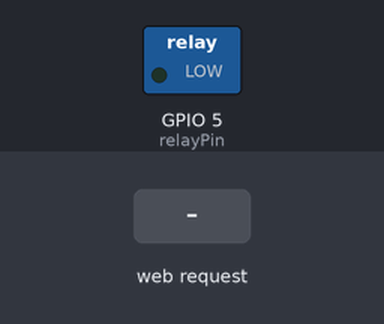
Simulated run of this sketch. Board: ESP32. Parts: switched loads named in the sketch (green lamp = pin HIGH). The test bench sets the inputs (shaded band). WiFi joins after 1.5 s; servers stay silent unless stated; what the sketch prints to the serial monitor is not drawn.

Above: at 3.2 s.
3.3 s: HTTP request GET /on received
At 3.9 s:
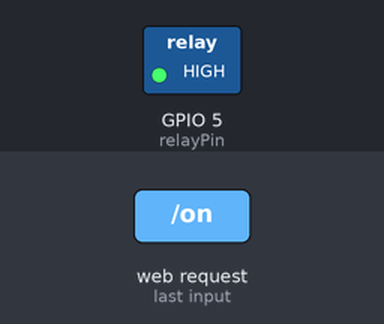
4.8 s: HTTP request GET /off received
At 5.1 s:
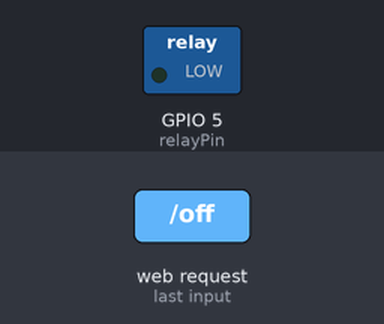
Timing chart, 0 to 7.8 s (numbered marks = the images above; inputs shaded):
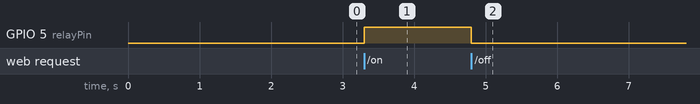

The sketch:

webpage.ino
```cpp
#include <WiFi.h>
#include <WebServer.h>  // Include the WebServer library

// Replace with your network credentials
const char* ssid = "your_SSID";
const char* password = "your_PASSWORD";

// Create a web server object on port 80
WebServer server(80);

// Pin where the relay is connected
const int relayPin = 5;  // Adjust to your relay pin

void handleRoot() {
  // HTML code for the web interface
  String htmlPage = "<html><body>";
  htmlPage += "<h1>Relay Control</h1>";
  htmlPage += "<button onclick=\"location.href='/on'\" style=\"font-size:24px\">ON</button>";
  htmlPage += "<button onclick=\"location.href='/off'\" style=\"font-size:24px; margin-left:20px;\">OFF</button>";
  htmlPage += "</body></html>";

  // Send the web page
  server.send(200, "text/html", htmlPage);
}

void handleRelayOn() {
  digitalWrite(relayPin, HIGH);  // Turn the relay ON
  server.send(200, "text/html", "<html><body><h1>Relay ON</h1><a href='/'>Go Back</a></body></html>");
}

void handleRelayOff() {
  digitalWrite(relayPin, LOW);   // Turn the relay OFF
  server.send(200, "text/html", "<html><body><h1>Relay OFF</h1><a href='/'>Go Back</a></body></html>");
}

void setup() {
  // Initialize Serial Monitor
  Serial.begin(115200);

  // Initialize the relay pin as OUTPUT
  pinMode(relayPin, OUTPUT);
  digitalWrite(relayPin, LOW);  // Ensure the relay starts OFF

  // Connect to Wi-Fi
  Serial.println("Connecting to Wi-Fi...");
  WiFi.begin(ssid, password);

  while (WiFi.status() != WL_CONNECTED) {
    delay(1000);
    Serial.println("Connecting...");
  }

  Serial.println("Connected to Wi-Fi");
  Serial.print("IP Address: ");
  Serial.println(WiFi.localIP());

  // Define routes
  server.on("/", handleRoot);  // Route for the home page
  server.on("/on", handleRelayOn);   // Route for turning relay ON
  server.on("/off", handleRelayOff); // Route for turning relay OFF

  // Start the server
  server.begin();
}

void loop() {
  // Handle client requests
  server.handleClient();
}
```

Measured:
- after the input at 3.3 s, GPIO 5 (relayPin): LOW → HIGH at once
- after the input at 4.8 s, GPIO 5 (relayPin): HIGH → LOW at once
